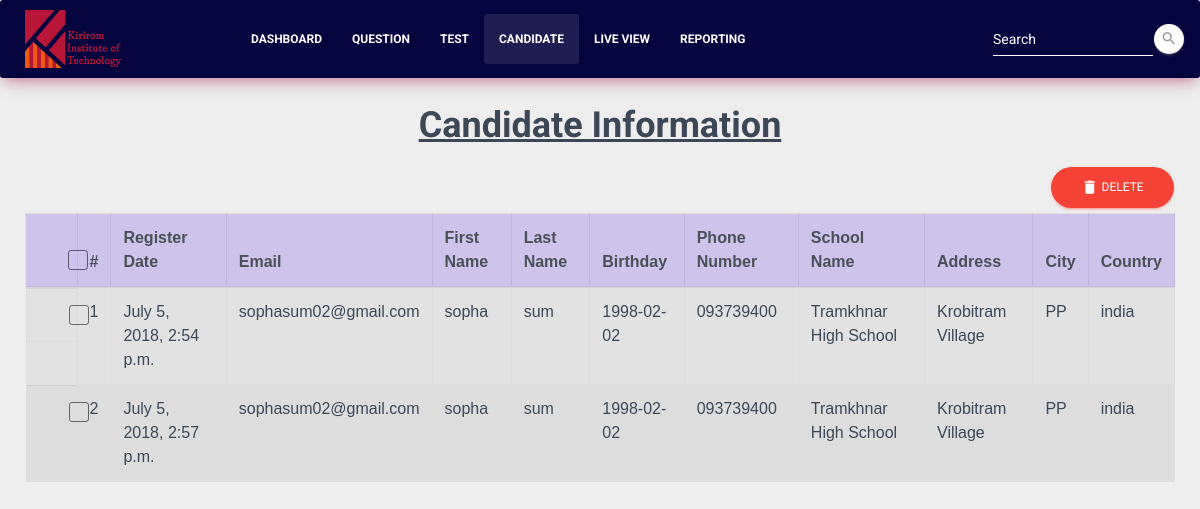
The page /candidate/ on the database as committed earlier.
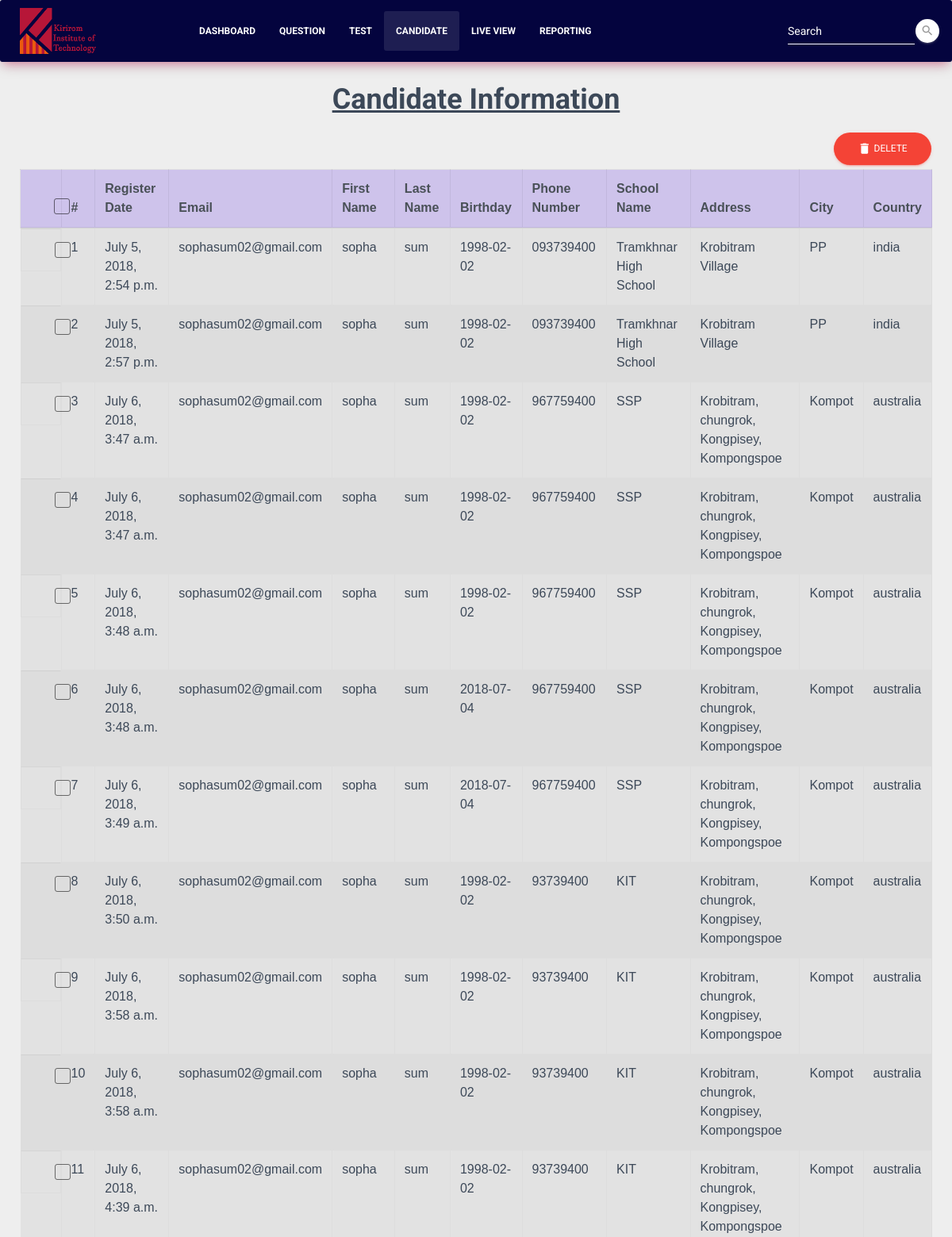
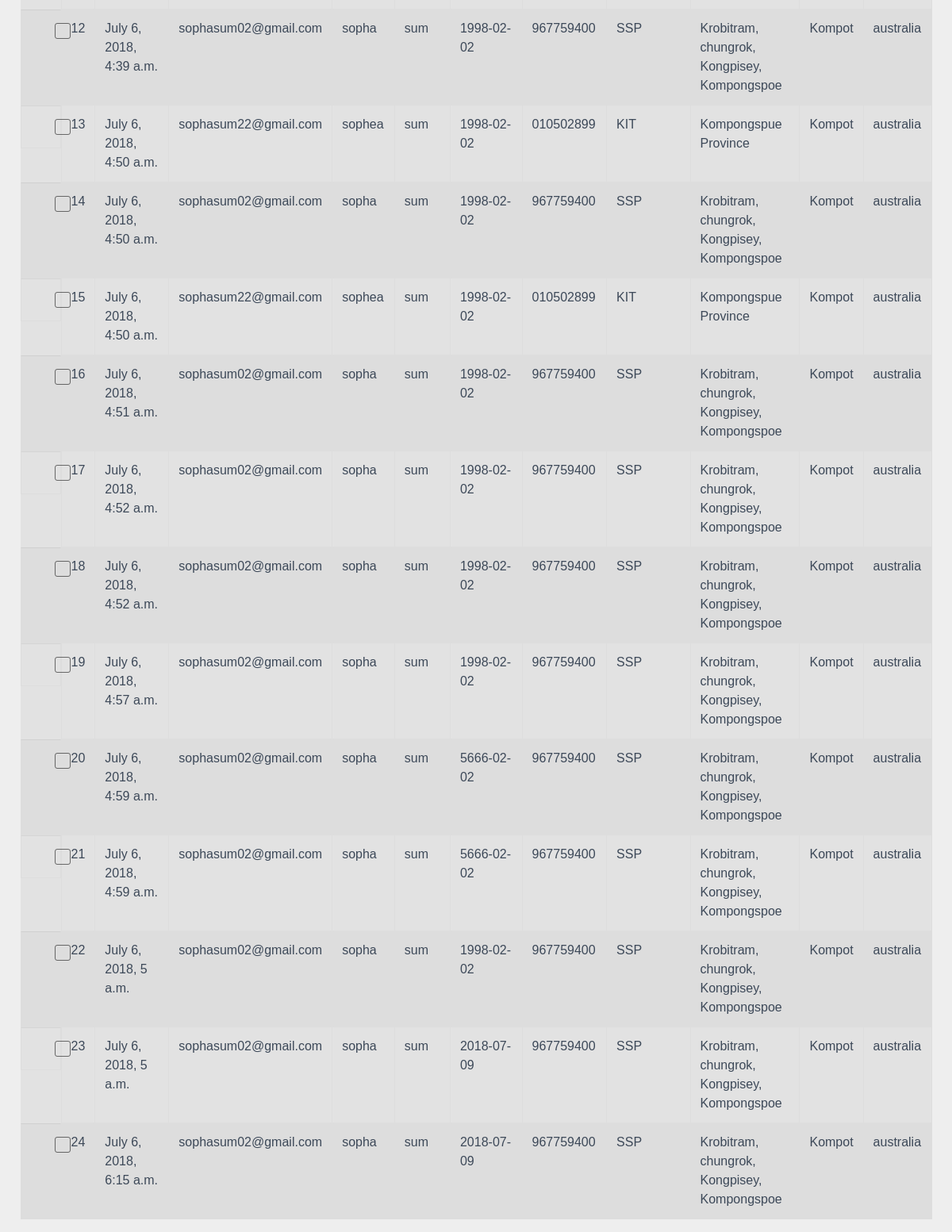
The same page on the database as committed later (2 pictures, top to bottom).
### register/models.py (models this page shows, shortened)
class Register(models.Model):
	created_at = models.DateTimeField(auto_now_add=True)
	email = models.EmailField(max_length=120, blank=False, null=False)
	firstname= models.CharField(max_length=120, blank=False, null=False)
	lastname = models.CharField(max_length=120, blank=False, null=False)
	phonenumber = models.CharField(max_length=120, blank=True, null=True)
	country = models.CharField(max_length=120, blank=False, null=False)
	file = models.ImageField(upload_to=get_image_name, blank=True, null=True)
	image = models.ImageField(upload_to='card_image',blank=False)
	birthday = models.DateField(blank=False, null=False)
	address = models.CharField(max_length=200, blank=False, null=False)
	sname = models.CharField(max_length=300, blank=False, null=False)
	city = models.CharField(max_length=120, blank=False, null=False)
	def _get_full_name(self):
		"Retorna los nombres completos de Persona"
		return '%s %s' % (self.city, self.address)
	full_name = property(_get_full_name)

### register/views.py (the view)
# urls.py: url(r'^candidate/', candidate, name="candidate"),
def candidate(request):
	candidates = Register.objects.all()
	return render(request,'candidate.html',{'candidates':candidates})

### templates/candidate.html (shortened to what this page needs)
{% load static from staticfiles %}
<!DOCTYPE html>
<html lang="en">
<head>
  <link rel="stylesheet" href="https://maxcdn.bootstrapcdn.com/font-awesome/latest/css/font-awesome.min.css">
  <link rel="stylesheet" type="text/css" media="screen" href="{% static 'css/test_management.css' %}" />
    <link rel="stylesheet" type="text/css" media="screen" href="{% static 'css/bootstrap-select.min.css' %}" />
  <link rel='stylesheet' href="{% static 'demo/demo.css' %}">
  <link rel='stylesheet' href="{% static 'css/candidate.css' %}">
</head>
<body>
	{% block content %}
	<nav class="navbar navbar-expand-lg bg-rose">
    <img src="../static/img/kit-11.png" style="width: 8%; margin-left: 25px;">
    <div class="container">
        <div class="collapse navbar-collapse" style="margin-left: 100px;">
            <ul class="navbar-nav">
                <li class="nav-item">
                    <a href="{% url 'register' %}" class="nav-link"><b>Dashboard</b></a>
                </li>
                <li class="nav-item">
                    <a href="{% url 'question' %}" class="nav-link"><b>Question</b></a>
                </li>
                <li class="nav-item">
                    <a href="{% url 'test' %}" class="nav-link"><b>Test</b></a>
                </li>
                <li class="nav-item active">
                    <a href="{% url 'candidate' %}" class="nav-link"><b>Candidate</b></a>
                </li>
                <li class="nav-item">
                    <a href="#Live View" class="nav-link"><b>Live View</b></a>
                </li>
                <li class="nav-item">
                    <a href="#report" class="nav-link"><b>Reporting</b></a>
                </li>
            </ul>
            <form class="form-inline ml-auto">
                <div class="form-group has-white">
                  <input type="text" class="form-control" placeholder="Search">
                </div>
                <button type="submit" class="btn btn-white btn-raised btn-fab btn-fab-mini btn-round">
                    <i class="material-icons">search</i>
                </button>
            </form>
        </div>
    </div>
</nav>
  <center><h2><b><u>Candidate Information</u></b></h2></center>
    <div id="inline-toolbar">
    <button class="btn btn-round btn-danger delete-btn-question" data-toggle="modal">
<i class="material-icons" action >delete</i>   Delete
</button>
</div>
<div class="table-container">
    <div class="table-responsive">
  <table id="fresh-table" class="table table-striped">
    <thead class="thead-table-list">
    <tr>
         <th scope="col-2">
          <div class="form-check">
              <label class="form-check-label">
                <span class="form-check-sign">
                  <span class="check"></span>
                </span>
              </label>
          </div>
        </th>
        <th>#</th>
        <th>Register Date</th>
        <th>Email</th>
        <th>First Name</th>
        <th>Last Name</th>
        <th>Birthday</th>
        <th>Phone Number</th>
        <th>School Name</th>
        <th>Address</th>
        <th>City</th>
        <th>Country</th>
      </tr>
    </thead>
    <tbody>
    {% for candidate in candidates %}
    <tr data-id="{{ candidate.id }}" class="table-row">
      <td class="form-check">
      <div class="form-check">
          <label class="form-check-label">
              <span class="form-check-sign">
              <span class="check"></span>
              </span>
          </label>
      </div>
    </td>
      <td>{{ forloop.counter }}</td>
      <td>{{ candidate.created_at}}</td>
      <td>{{ candidate.email }}</td>
      <td>{{ candidate.firstname }}</td>
      <td>{{ candidate.lastname }}</td>
      <td>{{ candidate.birthday }}</td>
      <td>{{ candidate.phonenumber }}</td>
      <td>{{ candidate.sname }}</td>
      <td>{{ candidate.address }}</td>
      <td>{{ candidate.city }}</td>
      <td>{{ candidate.country }}</td>
    </tr>
    {% endfor %}
    </tbody>
  </table>
</div>
</div>
{% endblock content %}
</body>
</body>
</html>

Rows that differ between the two databases and show on the page:
added Register: created_at "July 6, 2018, 3:47 a.m.", email "sophasum02@gmail.com", firstname "sopha", lastname "sum", birthday "1998-02-02", phonenumber "967759400", sname "SSP", address "Krobitram, chungrok, Kongpisey, Kompongspoe", city "Kompot", country "australia"
added Register: created_at "July 6, 2018, 3:47 a.m.", email "sophasum02@gmail.com", firstname "sopha", lastname "sum", birthday "1998-02-02", phonenumber "967759400", sname "SSP", address "Krobitram, chungrok, Kongpisey, Kompongspoe", city "Kompot", country "australia"
added Register: created_at "July 6, 2018, 3:48 a.m.", email "sophasum02@gmail.com", firstname "sopha", lastname "sum", birthday "1998-02-02", phonenumber "967759400", sname "SSP", address "Krobitram, chungrok, Kongpisey, Kompongspoe", city "Kompot", country "australia"
added Register: created_at "July 6, 2018, 3:48 a.m.", email "sophasum02@gmail.com", firstname "sopha", lastname "sum", birthday "2018-07-04", phonenumber "967759400", sname "SSP", address "Krobitram, chungrok, Kongpisey, Kompongspoe", city "Kompot", country "australia"
added Register: created_at "July 6, 2018, 3:49 a.m.", email "sophasum02@gmail.com", firstname "sopha", lastname "sum", birthday "2018-07-04", phonenumber "967759400", sname "SSP", address "Krobitram, chungrok, Kongpisey, Kompongspoe", city "Kompot", country "australia"
added Register: created_at "July 6, 2018, 3:50 a.m.", email "sophasum02@gmail.com", firstname "sopha", lastname "sum", birthday "1998-02-02", phonenumber "93739400", sname "KIT", address "Krobitram, chungrok, Kongpisey, Kompongspoe", city "Kompot", country "australia"
added Register: created_at "July 6, 2018, 3:58 a.m.", email "sophasum02@gmail.com", firstname "sopha", lastname "sum", birthday "1998-02-02", phonenumber "93739400", sname "KIT", address "Krobitram, chungrok, Kongpisey, Kompongspoe", city "Kompot", country "australia"
added Register: created_at "July 6, 2018, 3:58 a.m.", email "sophasum02@gmail.com", firstname "sopha", lastname "sum", birthday "1998-02-02", phonenumber "93739400", sname "KIT", address "Krobitram, chungrok, Kongpisey, Kompongspoe", city "Kompot", country "australia"
added Register: created_at "July 6, 2018, 4:39 a.m.", email "sophasum02@gmail.com", firstname "sopha", lastname "sum", birthday "1998-02-02", phonenumber "93739400", sname "KIT", address "Krobitram, chungrok, Kongpisey, Kompongspoe", city "Kompot", country "australia"
added Register: created_at "July 6, 2018, 4:39 a.m.", email "sophasum02@gmail.com", firstname "sopha", lastname "sum", birthday "1998-02-02", phonenumber "967759400", sname "SSP", address "Krobitram, chungrok, Kongpisey, Kompongspoe", city "Kompot", country "australia"
added Register: created_at "July 6, 2018, 4:50 a.m.", email "sophasum22@gmail.com", firstname "sophea", lastname "sum", birthday "1998-02-02", phonenumber "010502899", sname "KIT", address "Kompongspue Province", city "Kompot", country "australia"
added Register: created_at "July 6, 2018, 4:50 a.m.", email "sophasum02@gmail.com", firstname "sopha", lastname "sum", birthday "1998-02-02", phonenumber "967759400", sname "SSP", address "Krobitram, chungrok, Kongpisey, Kompongspoe", city "Kompot", country "australia"
added Register: created_at "July 6, 2018, 4:50 a.m.", email "sophasum22@gmail.com", firstname "sophea", lastname "sum", birthday "1998-02-02", phonenumber "010502899", sname "KIT", address "Kompongspue Province", city "Kompot", country "australia"
added Register: created_at "July 6, 2018, 4:51 a.m.", email "sophasum02@gmail.com", firstname "sopha", lastname "sum", birthday "1998-02-02", phonenumber "967759400", sname "SSP", address "Krobitram, chungrok, Kongpisey, Kompongspoe", city "Kompot", country "australia"
added Register: created_at "July 6, 2018, 4:52 a.m.", email "sophasum02@gmail.com", firstname "sopha", lastname "sum", birthday "1998-02-02", phonenumber "967759400", sname "SSP", address "Krobitram, chungrok, Kongpisey, Kompongspoe", city "Kompot", country "australia"
added Register: created_at "July 6, 2018, 4:52 a.m.", email "sophasum02@gmail.com", firstname "sopha", lastname "sum", birthday "1998-02-02", phonenumber "967759400", sname "SSP", address "Krobitram, chungrok, Kongpisey, Kompongspoe", city "Kompot", country "australia"
added Register: created_at "July 6, 2018, 4:57 a.m.", email "sophasum02@gmail.com", firstname "sopha", lastname "sum", birthday "1998-02-02", phonenumber "967759400", sname "SSP", address "Krobitram, chungrok, Kongpisey, Kompongspoe", city "Kompot", country "australia"
added Register: created_at "July 6, 2018, 4:59 a.m.", email "sophasum02@gmail.com", firstname "sopha", lastname "sum", birthday "5666-02-02", phonenumber "967759400", sname "SSP", address "Krobitram, chungrok, Kongpisey, Kompongspoe", city "Kompot", country "australia"
added Register: created_at "July 6, 2018, 4:59 a.m.", email "sophasum02@gmail.com", firstname "sopha", lastname "sum", birthday "5666-02-02", phonenumber "967759400", sname "SSP", address "Krobitram, chungrok, Kongpisey, Kompongspoe", city "Kompot", country "australia"
added Register: created_at "July 6, 2018, 5 a.m.", email "sophasum02@gmail.com", firstname "sopha", lastname "sum", birthday "1998-02-02", phonenumber "967759400", sname "SSP", address "Krobitram, chungrok, Kongpisey, Kompongspoe", city "Kompot", country "australia"
added Register: created_at "July 6, 2018, 5 a.m.", email "sophasum02@gmail.com", firstname "sopha", lastname "sum", birthday "2018-07-09", phonenumber "967759400", sname "SSP", address "Krobitram, chungrok, Kongpisey, Kompongspoe", city "Kompot", country "australia"
added Register: created_at "July 6, 2018, 6:15 a.m.", email "sophasum02@gmail.com", firstname "sopha", lastname "sum", birthday "2018-07-09", phonenumber "967759400", sname "SSP", address "Krobitram, chungrok, Kongpisey, Kompongspoe", city "Kompot", country "australia"
